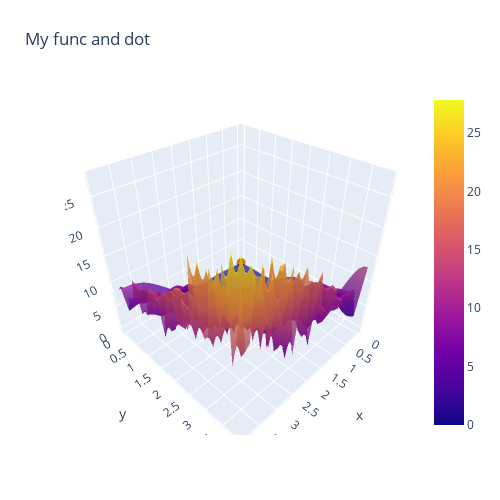

Write notebook code for a chart like this one.
### Code cell
fig.show()

### Figure 1 — Plotly figure (JSON) as saved in the notebook; plotly's stock layout.template omitted (floating-point values rounded to 4 significant figures; data arrays with more than 128 entries replaced by an {"elided": "..."} marker saying what was removed)
{"data": [{"opacity": 0.75, "type": "surface", "x": {"elided": "40x40 float values"}, "y": {"elided": "40x40 float values"}, "z": {"elided": "40x40 float values"}}, {"marker": {"line": {"color": "rgb(111, 203, 1)", "width": 0.5}, "size": 3}, "mode": "markers", "type": "scatter3d", "x": [0], "y": [0], "z": [0]}], "layout": {"autosize": false, "height": 500, "margin": {"b": 65, "l": 65, "r": 50, "t": 90}, "title": {"text": "My func and dot"}, "width": 500}}
